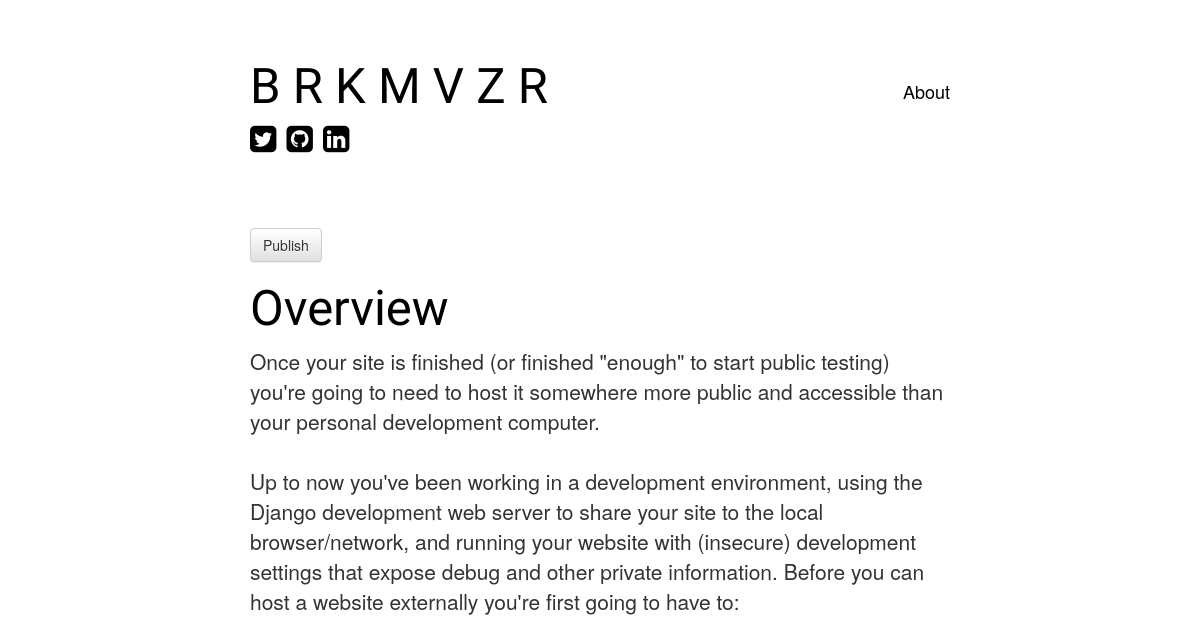
Page /post/5/ on the earlier database version.
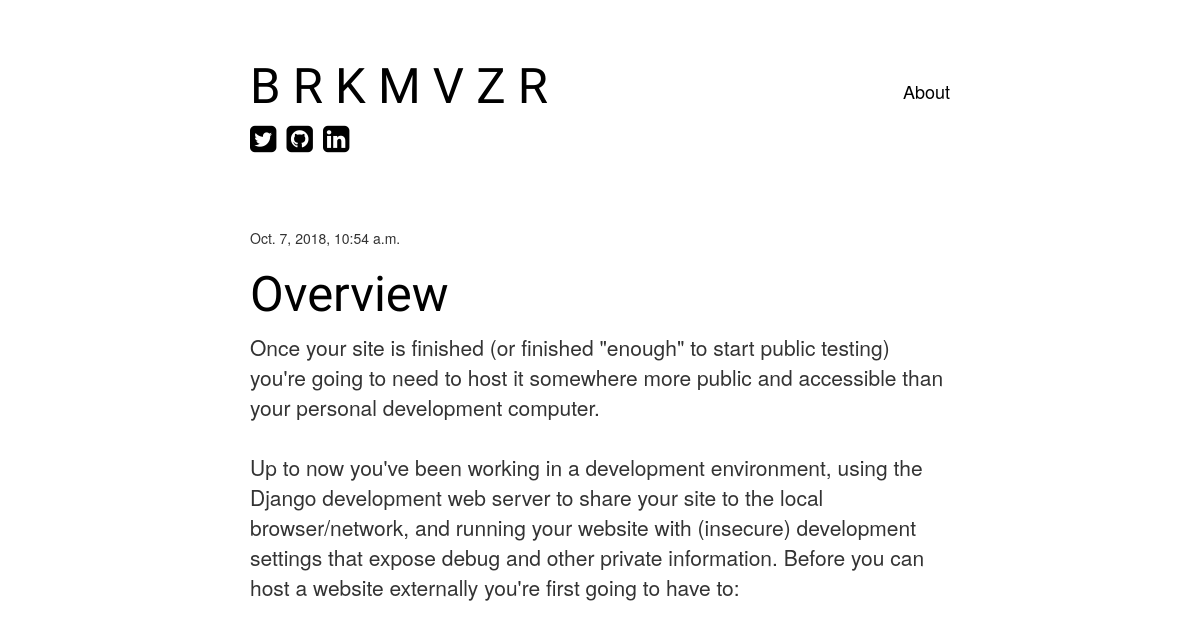
Same page on the later database version.
### blog/models.py (models this page shows, shortened)
class Post(models.Model):
    author = models.ForeignKey('auth.User', on_delete=models.CASCADE)
    title = models.CharField(max_length=200)
    text = models.TextField()
    created_date = models.DateTimeField(
                   default=timezone.now)
    published_date = models.DateTimeField(
                     blank=True, null=True)

### blog/views.py (the view)
# urls.py: path('post/<int:pk>/', views.post_detail, name='post_detail'),
def post_detail(request, pk):
    post = get_object_or_404(Post, pk=pk)
    return render(request, 'blog/post_detail.html', {'post': post})

### blog/templates/blog/post_detail.html (shortened to what this page needs)
{% extends 'base.html' %}
{% block content %}
    <div class="post">
        {% if post.published_date %}
            <div class="date">
                {{ post.published_date }}
        {% else %}
            <a class="btn btn-default" href="{% url 'post_publish' pk=post.pk %}">Publish</a>
        {% endif %}
        <h1>{{ post.title }}</h1>
        <p class="post-summary">{{ post.text|linebreaksbr }}</p>
    </div>
{% endblock %}

Differences in the rows shown:
changed Post "Overview": published_date (not shown) → "Oct. 7, 2018, 10:54 a.m."
Other differences:
text no longer shown: "Publish"
